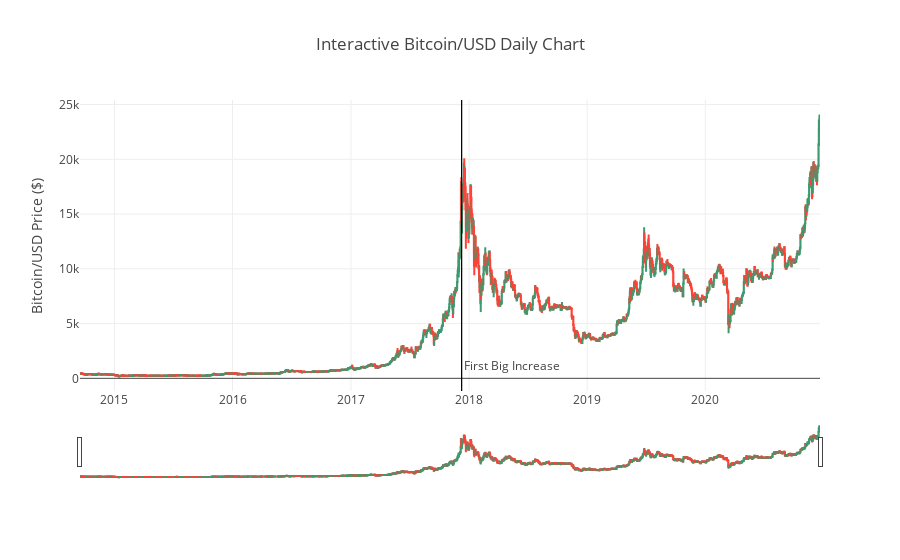

Notebook source saved alongside this figure:
### Code cell
# Plot User Interactive Bitcoin/USD Daily Data
fig = go.Figure(data=[go.Candlestick(x=df['Date'],
                open=df['Open'],
                high=df['High'],
                low=df['Low'],
                close=df['Close'])])

fig.layout.update(
    title='Interactive Bitcoin/USD Daily Chart',
    yaxis_title='Bitcoin/USD Price ($)',
    shapes = [dict(
        x0='2017-12-09', x1='2017-12-09', y0=0, y1=1, xref='x', yref='paper',
        line_width=1)],
    annotations=[dict(
        x='2017-12-09', y=0.05, xref='x', yref='paper',
        showarrow=False, xanchor='left', text='First Big Increase')]
)


fig.show()

### Figure 1 — Plotly figure (JSON) as saved in the notebook; plotly's stock layout.template omitted (floating-point values rounded to 4 significant figures; data arrays with more than 128 entries replaced by an {"elided": "..."} marker saying what was removed)
{"data": [{"close": {"elided": "2287 float values"}, "high": {"elided": "2287 float values"}, "low": {"elided": "2287 float values"}, "open": {"elided": "2287 float values"}, "type": "candlestick", "uid": "f3336522-86b9-44f3-85aa-1a46105e0cc4", "x": {"elided": "2287 str values"}}], "layout": {"annotations": [{"showarrow": false, "text": "First Big Increase", "x": "2017-12-09", "xanchor": "left", "xref": "x", "y": 0.05, "yref": "paper"}], "shapes": [{"line": {"width": 1}, "x0": "2017-12-09", "x1": "2017-12-09", "xref": "x", "y0": 0, "y1": 1, "yref": "paper"}], "title": {"text": "Interactive Bitcoin/USD Daily Chart"}, "yaxis": {"title": {"text": "Bitcoin/USD Price ($)"}}}}
